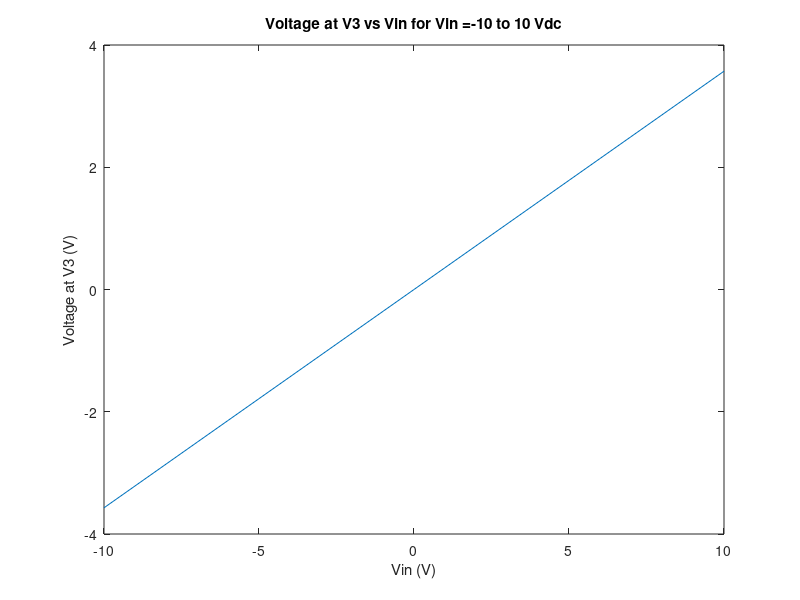
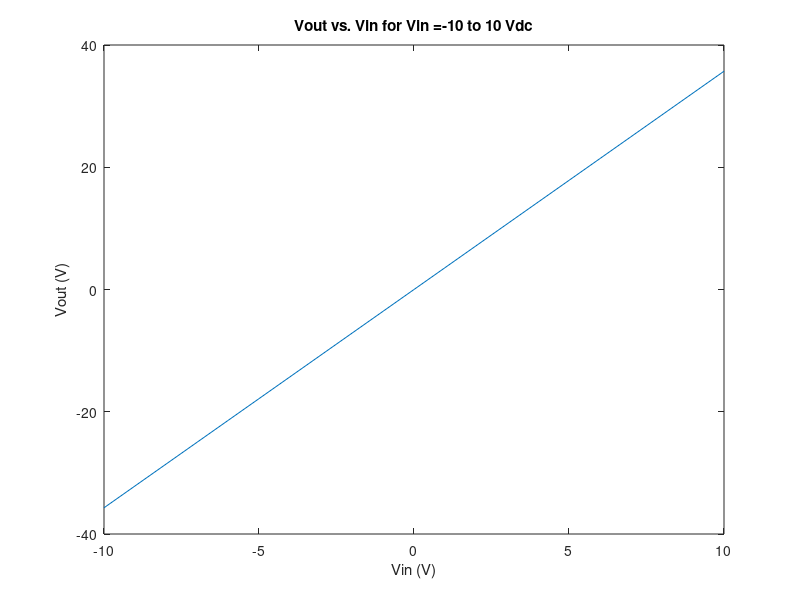
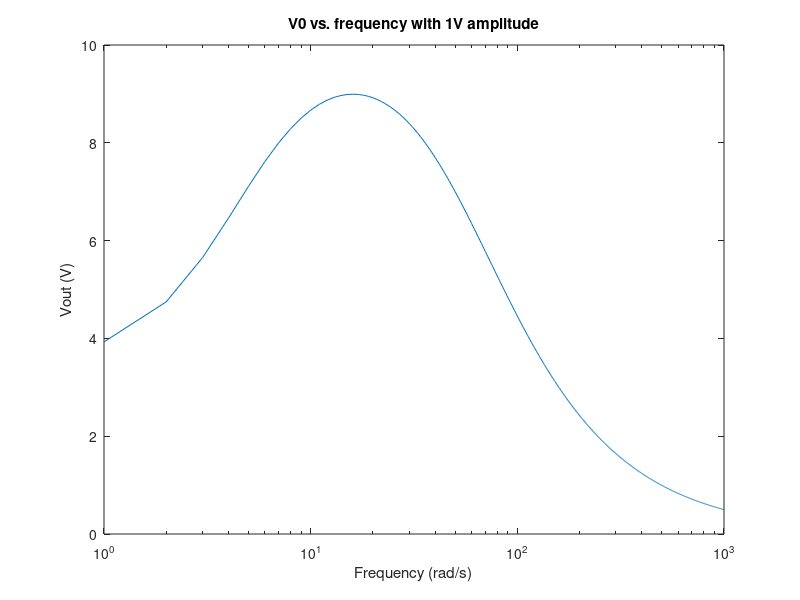
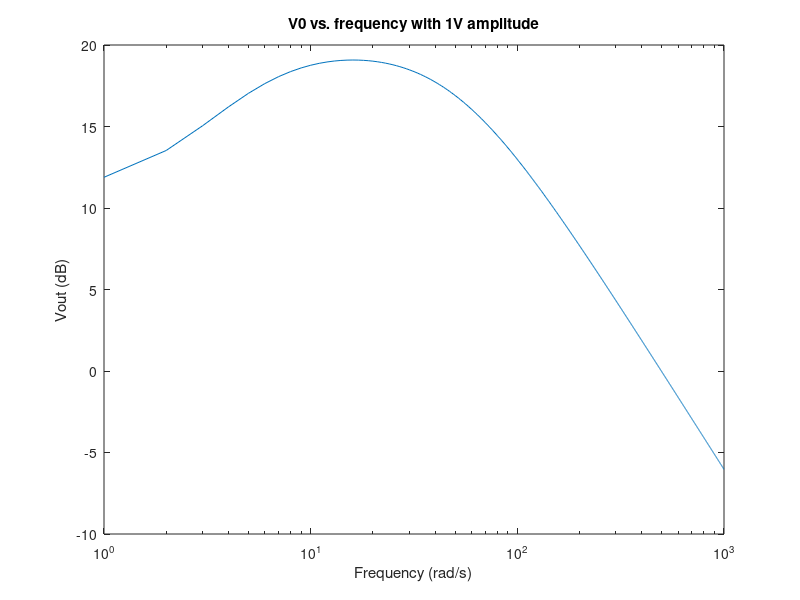

These charts were generated, in order, by the following MATLAB code: (Note: this script raises an error after producing the figures.)
%% Question 1
% $V_i = V_{in}$
%
% $G_1(V_2-V_1)+C(\frac{d(V_2-V_1)}{dt} )+G_2V_2-I_L=0$
%
% $$V_2-V_3-L \frac {dI_l}{dt}=0$$
%
% $$-I_L+G_3V_3=0$$
%
% $$V_4-\alpha I_3=0$$
%
% $$G_3V_3-I_3=0$$
%
% $$G_4(V_O-V_4)+G_O V_O =0$$
%
% in frequency domain
%
% $V_i = V_{in}$
%
% $G_1(V_2-V_1)+C(j \omega (V_2-V_1) )+G_2V_2-I_L=0$
%
% $$V_2-V_3-L (j \omega)I_l=0$$
%
% $$-I_L+G_3V_3=0$$
%
% $$V_4-\alpha I_3=0$$
%
% $$G_3V_3-I_3=0$$
%
% $$G_4(V_O-V_4)+G_O V_O =0$$





%variables [v1 v2 v3 v4 v5 Iin IL]
close all
clear

g1=1;
g2=0.5;
g3=.1;
g4=10;
g5=1e-3;
a=100;
c=0.25;
l=0.2;






% G matrix
G=[1,0,0,0,0,0,0;
   -g2,g1+g2,-1,0,0,0,0;
   0,1,0,-1,0,0,0;
   0,0,-1,g3,0,0,0;
   0,0,0,0,-a,1,0;
   0,0,0,g3,-1,0,0;
   0,0,0,0,0,-g4,g4+g5]

% C matrix
C=[0,0,0,0,0,0,0;
   -c,c,0,0,0,0,0;
   0,0,-l,0,0,0,0;
   0,0,0,0,0,0,0;
   0,0,0,0,0,0,0;
   0,0,0,0,0,0,0;
   0,0,0,0,0,0,0]

q=[];
w=[];

% DC Sweep from -10 to 10
for vin=-10:10
    %F Vector
    F=[vin;0;0;0;0;0;0];
    V=G\F;
    q=[q,V(4)];
    w=[w,V(7)];
end
figure(1)
plot (-10:10,q)
title('Voltage at V3 vs Vin for Vin =-10 to 10 Vdc')
xlabel('Vin (V)')
ylabel('Voltage at V3 (V)')


figure(2)
plot (-10:10,w)
title('Vout vs. Vin for Vin =-10 to 10 Vdc')
xlabel('Vin (V)')
ylabel('Vout (V)')

q=[];
w=[];
vin=1;
for z=1:1000
    F=[vin;0;0;0;0;0;0];
    V=(G+z*1j*C)\F;
    w=[w,V(7)];
end

figure(3)
semilogx(1:1000,abs(w))
title('V0 vs. frequency with 1V amplitude')
xlabel('Frequency (rad/s)')
ylabel('Vout (V)')


figure(4)
semilogx(1:1000,20*log10(abs(w)))
title('V0 vs. frequency with 1V amplitude')
xlabel('Frequency (rad/s)')
ylabel('Vout (dB)')


w=[];
for z=1:1000
    c=0.25+0.05*randn();
    F=[vin;0;0;0;0;0;0];
    C= [0,0,0,0,0,0,0;
       -c,c,0,0,0,0,0;
       0,0,-l,0,0,0,0;
       0,0,0,0,0,0,0;
       0,0,0,0,0,0,0;
       0,0,0,0,0,0,0;
       0,0,0,0,0,0,0];
   V=(G+pi*1j*C)\F;
   w=[w,V(7)];
end


figure(5)
histogram(20*log10(sqrt(real(w).^2+imag(w).^2)))
title('Histogram of gain')
xlabel('Values of gain (dB)')
ylabel('count')

%% question 2

% This is an amplifier circuit.  it has a bandpass response due to the
% capcitor and inductor.  The resistor parallel to the capacitor limits the
% low frequency filtering, so there will be less than a 1st order drop off
% for low frequency components.  The high frequency components will
% experience first order drop off due to the inductor


% Create the voltage step (F1)
t = linspace(0,1,1000);
vin=1;
F1=0;
for i=1:31
    F1(i,1:7)=[0,0,0,0,0,0,0];
end
for i=32:1000
    F1(i,1:7)=[vin;0;0;0;0;0;0];
end


v1=0;
dt=0.001;
% voltage step output
v1(1:7,1)=(C/dt+G)^-1 *(F1(1,:)');
for i=2:1000
    v1(:,i)=(C/dt+G)^-1 *(C*v1(:,i-1)/dt+F1(i,:)');   
end

figure(6)

plot(t,v1(7,:))
hold on 
plot(t,F1(:,1))
legend('Vout','input step')
title('DC step responce')
xlabel('Time (s)')
ylabel('Voltage (V)')

% create the sin input finction
v2=0;
t = linspace(0,1,1000);
f=1/.03;
F2=0;
for i=1:1000
    F2(i,1:7)=[sin(2*pi*f*t(i)),0,0,0,0,0,0];
end

% sin output
v2(1:7,1)=(C/dt+G)^-1 *(F2(1,:)');
for i=2:1000
    v2(:,i)=(C/dt+G)^-1 *(C*v2(:,i-1)/dt+F2(i,:)');   
end

figure(7)
plot(t,v2(7,:))
hold on 
plot(t,F2(:,1))
legend('Vout','input signal')
title('DC sin responce')
xlabel('Time (s)')
ylabel('Voltage (V)')


%guassian function

v3=0;
t = linspace(0,1,1000);
f=1/.03;
F3=0;
for i=1:1000
    F3(i,1:7)=[exp(-1/2*((t(i)-0.06)/0.03)^2),0,0,0,0,0,0];
end

%guassian output
v3(1:7,1)=(C/dt+G)^-1 *(F3(1,:)');
for i=2:1000
    v3(:,i)=(C/dt+G)^-1 *(C*v3(:,i-1)/dt+F3(i,:)');   
end



figure(8)
plot(t,v3(7,:))
hold on 
plot(t,F3(:,1))
legend('Vout','input signal')
title('DC Guassian responce')
xlabel('Time (s)')
ylabel('Voltage (V)')

%guassian output larger timestep
dt=0.001;
t = linspace(0,1,100);
v4(1:7,1)=(C/dt+G)^-1 *(F3(1,:)');
for i=2:100
    v4(:,i)=(C/dt+G)^-1 *(C*v3(:,i-1)/dt+F3(i,:)');   
end

figure(9)
plot(t,v4(7,:))
hold on 
t = linspace(0,1,1000);
plot(t,F3(:,1))
legend('Vout','input signal')
title('DC Guassian responce')
xlabel('Time (s)')
ylabel('Voltage (V)')

figure(10)
semilogy(linspace(-500,500,1000),fftshift(abs(fft(v1(7,:)))))
hold on 
semilogy(linspace(-500,500,1000),fftshift(abs(fft(F1(:,1)))))
legend('Vout','input signal')
title('DC Step Fourier Transform')
xlabel('Frequency(rad/s)')
ylabel('Voltage (V)')

figure(11)
semilogy(linspace(-500,500,1000),fftshift(abs(fft(v2(7,:)))))
hold on 
semilogy(linspace(-500,500,1000),fftshift(abs(fft(F2(:,1)))))
legend('Vout','input signal')
title('Sin Fourier Transform')
xlabel('Frequency (rad/s)')
ylabel('Voltage (V)')

figure(12)
semilogy(linspace(-500,500,1000),fftshift(abs(fft(v3(7,:)))))
hold on 
semilogy(linspace(-500,500,1000),fftshift(abs(fft(F3(:,1)))))
title('Guassian Fourier Transform')
legend('Vout','input signal')
xlabel('Frequency (rad/s)')
ylabel('Voltage (V)')

% As we can see in figure 9, when the time step is enlarged the simulation
% behaves unexpectedly.  The guassian peak becaomes very delayed in time on
% the output, and much wider than expected.

%% Question 3

iin=0.001*randn();
c2=.00001;

% G matrix
G=[1,0,0,0,0,0,0,0;
   -g2,g1+g2,-1,0,0,0,0,0;
   0,1,0,-1,0,0,0,0;
   0,0,-1,g3,0,0,0,-1;
   0,0,0,0,-a,1,0,0;
   0,0,0,g3,-1,0,0,0;
   0,0,0,0,0,-g4,g4+g5,0;
   0,0,0,0,0,0,0,1];

% C matrix
C=[0,0,0,0,0,0,0,0;
   -c,c,0,0,0,0,0,0;
   0,0,-l,0,0,0,0,0;
   0,0,0,c2,0,0,0,0;
   0,0,0,0,0,0,0,0;
   0,0,0,0,0,0,0,0;
   0,0,0,0,0,0,0,0;
   0,0,0,0,0,0,0,0];

F=[vin;0;0;0;0;0;0;iin];

v3=0;
t = linspace(0,1,1000);
dt=0.001;
f=1/.03;
F3=0;

for i=1:1000
    iin=0.001*randn();
    F3(i,1:8)=[exp(-1/2*((t(i)-0.06)/0.03)^2),0,0,0,0,0,0,iin];
end

v3(1:8,1)=(C/dt+G)^-1 *(F3(1,:)');
for i=2:1000
    v3(:,i)=(C/dt+G)^-1 *(C*v3(:,i-1)/dt+F3(i,:)');   
end

figure(13)
plot(t,v3(7,:))
hold on 
plot(t,F3(:,1))
title('Plot of guassian source with noise')
legend('Vout','input signal')
xlabel('Time (s)')
ylabel('Voltage (V)')

figure(14)
semilogy(linspace(-500,500,1000),fftshift(abs(fft(v3(7,:)))))
hold on 
semilogy(linspace(-500,500,1000),fftshift(abs(fft(F3(:,1)))))
title('Guassian Fourier Transform with Noise')
legend('Vout','input signal')
xlabel('Frequency (rad/s)')
ylabel('Voltage (V)')

% change the c value
c2=.00002;
C=[0,0,0,0,0,0,0,0;
   -c,c,0,0,0,0,0,0;
   0,0,-l,0,0,0,0,0;
   0,0,0,c2,0,0,0,0;
   0,0,0,0,0,0,0,0;
   0,0,0,0,0,0,0,0;
   0,0,0,0,0,0,0,0;
   0,0,0,0,0,0,0,0];

v3=0;
v3(1:8,1)=(C/dt+G)^-1 *(F3(1,:)');
for i=2:1000
    v3(:,i)=(C/dt+G)^-1 *(C*v3(:,i-1)/dt+F3(i,:)');   
end

figure(15)
plot(t,v3(7,:))
hold on 
plot(t,F3(:,1))
title('Plot of guassian source with cn=0.00002')
legend('Vout','input signal')
xlabel('Time (s)')
ylabel('Voltage (V)')

c2=.0002;
C=[0,0,0,0,0,0,0,0;
   -c,c,0,0,0,0,0,0;
   0,0,-l,0,0,0,0,0;
   0,0,0,c2,0,0,0,0;
   0,0,0,0,0,0,0,0;
   0,0,0,0,0,0,0,0;
   0,0,0,0,0,0,0,0;
   0,0,0,0,0,0,0,0];

v3=0;
v3(1:8,1)=(C/dt+G)^-1 *(F3(1,:)');
for i=2:1000
    v3(:,i)=(C/dt+G)^-1 *(C*v3(:,i-1)/dt+F3(i,:)');   
end

figure(16)
plot(t,v3(7,:))
hold on 
plot(t,F3(:,1))
title('Plot of guassian source with cn=0.0002')
legend('Vout','input signal')
xlabel('Time (s)')
ylabel('Voltage (V)')

c2=.002;
C=[0,0,0,0,0,0,0,0;
   -c,c,0,0,0,0,0,0;
   0,0,-l,0,0,0,0,0;
   0,0,0,c2,0,0,0,0;
   0,0,0,0,0,0,0,0;
   0,0,0,0,0,0,0,0;
   0,0,0,0,0,0,0,0;
   0,0,0,0,0,0,0,0];

v3=0;
v3(1:8,1)=(C/dt+G)^-1 *(F3(1,:)');
for i=2:1000
    v3(:,i)=(C/dt+G)^-1 *(C*v3(:,i-1)/dt+F3(i,:)');   
end

figure(17)
plot(t,v3(7,:))
hold on 
plot(t,F3(:,1))
title('Plot of guassian source with cn=0.002')
legend('Vout','input signal')
xlabel('Time (s)')
ylabel('Voltage (V)')

% Decreasing the capacitor increases the noise in the output.  As the
% capcacitor value is increased to 0.002, the noise decreases until it can
% not be seen.

c2=.00001;
C=[0,0,0,0,0,0,0,0;
   -c,c,0,0,0,0,0,0;
   0,0,-l,0,0,0,0,0;
   0,0,0,c2,0,0,0,0;
   0,0,0,0,0,0,0,0;
   0,0,0,0,0,0,0,0;
   0,0,0,0,0,0,0,0;
   0,0,0,0,0,0,0,0];

% different time step

v3=0;
t = linspace(0,1,750);
dt=0.0013;
f=1/.03;
F3=0;
for i=1:750
    iin=0.001*randn();
    F3(i,1:8)=[exp(-1/2*((t(i)-0.06)/0.03)^2),0,0,0,0,0,0,iin];
end

v3(1:8,1)=(C/dt+G)^-1 *(F3(1,:)');
for i=2:750
    v3(:,i)=(C/dt+G)^-1 *(C*v3(:,i-1)/dt+F3(i,:)');   
end

figure(18)
plot(t,v3(7,:))
hold on 
plot(t,F3(:,1))
title('Plot of guassian source with noise with dt =.0013 ')
legend('Vout','input signal')
xlabel('Time (s)')
ylabel('Voltage (V)')



v3=0;
t = linspace(0,1,500);
dt=0.2;
f=1/.03;
F3=0;
for i=1:500
    iin=0.001*randn();
    F3(i,1:8)=[exp(-1/2*((t(i)-0.06)/0.03)^2),0,0,0,0,0,0,iin];
end

v3(1:8,1)=(C/dt+G)^-1 *(F3(1,:)');
for i=2:500
    v3(:,i)=(C/dt+G)^-1 *(C*v3(:,i-1)/dt+F3(i,:)');   
end

figure(19)
plot(t,v3(7,:))
hold on 
plot(t,F3(:,1))
title('Plot of guassian source with noise and dt=0.2')
legend('Vout','input signal')
xlabel('Time (s)')
ylabel('Voltage (V)')

% When the time step is increased, we see the shape of the output change.
% At higher time steps, the area of the guassian which goes below 0V
% disappears.  The plots are also less noisy than the plots with lower time
% steps

%% Question 4 
% In order to implement the non linearity, introduce a new vector for the
% non linear components.  With the new vector, the equation to solve for V
% must be include the extra b vector added to GX.
% to create the B vector, have a matrix where the V4 component is 
% $\beta*(V_3*G_3)^2 + \gamma (V_3*G_3)^3$
% the new equation is: 
% $$C\frac{dV}{dt}+GV+B=F$
% in order to do this we need to do a newton iteration at every step to
% make sure Vj converges at every time step.
